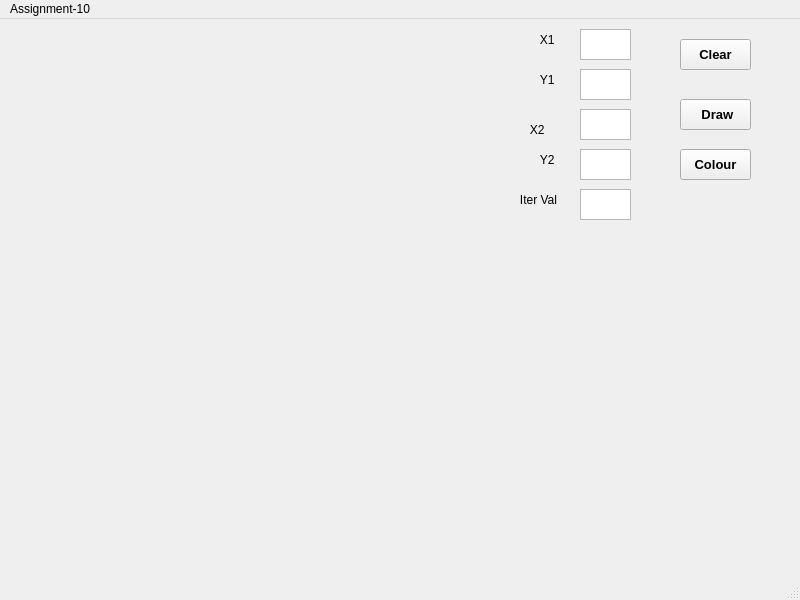
<?xml version="1.0" encoding="UTF-8"?>
<ui version="4.0">
 <class>MainWindow</class>
 <widget class="QMainWindow" name="MainWindow">
  <property name="geometry">
   <rect>
    <x>0</x>
    <y>0</y>
    <width>800</width>
    <height>600</height>
   </rect>
  </property>
  <property name="sizePolicy">
   <sizepolicy hsizetype="Expanding" vsizetype="Expanding">
    <horstretch>0</horstretch>
    <verstretch>0</verstretch>
   </sizepolicy>
  </property>
  <property name="windowTitle">
   <string>MainWindow</string>
  </property>
  <property name="styleSheet">
   <string notr="true">color: rgb(0, 0, 0);</string>
  </property>
  <widget class="QWidget" name="centralwidget">
   <widget class="QLabel" name="label">
    <property name="geometry">
     <rect>
      <x>0</x>
      <y>0</y>
      <width>500</width>
      <height>500</height>
     </rect>
    </property>
    <property name="styleSheet">
     <string>color: rgb(0, 0,0);</string>
    </property>
    <property name="text">
     <string/>
    </property>
   </widget>
   <widget class="QTextEdit" name="textEdit">
    <property name="geometry">
     <rect>
      <x>580</x>
      <y>10</y>
      <width>51</width>
      <height>31</height>
     </rect>
    </property>
    <property name="styleSheet">
     <string>color: rgb(0, 0,0);</string>
    </property>
   </widget>
   <widget class="QTextEdit" name="textEdit_2">
    <property name="geometry">
     <rect>
      <x>580</x>
      <y>50</y>
      <width>51</width>
      <height>31</height>
     </rect>
    </property>
    <property name="styleSheet">
     <string>color: rgb(0, 0,0);</string>
    </property>
   </widget>
   <widget class="QLabel" name="label_2">
    <property name="geometry">
     <rect>
      <x>530</x>
      <y>10</y>
      <width>31</width>
      <height>21</height>
     </rect>
    </property>
    <property name="styleSheet">
     <string notr="true">color: rgb(0, 0,0);</string>
    </property>
    <property name="text">
     <string>   X1</string>
    </property>
   </widget>
   <widget class="QLabel" name="label_3">
    <property name="geometry">
     <rect>
      <x>530</x>
      <y>50</y>
      <width>31</width>
      <height>21</height>
     </rect>
    </property>
    <property name="styleSheet">
     <string notr="true">color: rgb(0, 0,0);</string>
    </property>
    <property name="text">
     <string>   Y1</string>
    </property>
   </widget>
   <widget class="QTextEdit" name="textEdit_3">
    <property name="geometry">
     <rect>
      <x>580</x>
      <y>90</y>
      <width>51</width>
      <height>31</height>
     </rect>
    </property>
    <property name="styleSheet">
     <string>color: rgb(0, 0,0);</string>
    </property>
   </widget>
   <widget class="QTextEdit" name="textEdit_4">
    <property name="geometry">
     <rect>
      <x>580</x>
      <y>130</y>
      <width>51</width>
      <height>31</height>
     </rect>
    </property>
    <property name="styleSheet">
     <string>color: rgb(0, 0,0);</string>
    </property>
   </widget>
   <widget class="QLabel" name="label_4">
    <property name="geometry">
     <rect>
      <x>520</x>
      <y>100</y>
      <width>31</width>
      <height>21</height>
     </rect>
    </property>
    <property name="styleSheet">
     <string notr="true">color: rgb(0, 0,0);</string>
    </property>
    <property name="text">
     <string>   X2</string>
    </property>
   </widget>
   <widget class="QLabel" name="label_5">
    <property name="geometry">
     <rect>
      <x>530</x>
      <y>130</y>
      <width>31</width>
      <height>21</height>
     </rect>
    </property>
    <property name="styleSheet">
     <string notr="true">color: rgb(0, 0,0);</string>
    </property>
    <property name="text">
     <string>   Y2</string>
    </property>
   </widget>
   <widget class="QLabel" name="label_6">
    <property name="geometry">
     <rect>
      <x>510</x>
      <y>170</y>
      <width>61</width>
      <height>21</height>
     </rect>
    </property>
    <property name="styleSheet">
     <string notr="true">color: rgb(0, 0,0);</string>
    </property>
    <property name="text">
     <string>   Iter Val</string>
    </property>
   </widget>
   <widget class="QPushButton" name="pushButton">
    <property name="geometry">
     <rect>
      <x>680</x>
      <y>20</y>
      <width>71</width>
      <height>31</height>
     </rect>
    </property>
    <property name="sizePolicy">
     <sizepolicy hsizetype="Preferred" vsizetype="Preferred">
      <horstretch>0</horstretch>
      <verstretch>0</verstretch>
     </sizepolicy>
    </property>
    <property name="font">
     <font>
      <pointsize>10</pointsize>
      <weight>75</weight>
      <bold>true</bold>
     </font>
    </property>
    <property name="styleSheet">
     <string notr="true">color: rgb(0, 0,0);</string>
    </property>
    <property name="text">
     <string>Clear</string>
    </property>
   </widget>
   <widget class="QPushButton" name="pushButton_2">
    <property name="geometry">
     <rect>
      <x>680</x>
      <y>80</y>
      <width>71</width>
      <height>31</height>
     </rect>
    </property>
    <property name="sizePolicy">
     <sizepolicy hsizetype="Preferred" vsizetype="Preferred">
      <horstretch>0</horstretch>
      <verstretch>0</verstretch>
     </sizepolicy>
    </property>
    <property name="font">
     <font>
      <pointsize>10</pointsize>
      <weight>75</weight>
      <bold>true</bold>
     </font>
    </property>
    <property name="styleSheet">
     <string notr="true">color: rgb(0, 0,0);</string>
    </property>
    <property name="text">
     <string> Draw</string>
    </property>
   </widget>
   <widget class="QTextEdit" name="textEdit_5">
    <property name="geometry">
     <rect>
      <x>580</x>
      <y>170</y>
      <width>51</width>
      <height>31</height>
     </rect>
    </property>
    <property name="styleSheet">
     <string>color: rgb(0, 0,0);</string>
    </property>
   </widget>
   <widget class="QPushButton" name="pushButton_3">
    <property name="geometry">
     <rect>
      <x>680</x>
      <y>130</y>
      <width>71</width>
      <height>31</height>
     </rect>
    </property>
    <property name="sizePolicy">
     <sizepolicy hsizetype="Preferred" vsizetype="Preferred">
      <horstretch>0</horstretch>
      <verstretch>0</verstretch>
     </sizepolicy>
    </property>
    <property name="font">
     <font>
      <pointsize>10</pointsize>
      <weight>75</weight>
      <bold>true</bold>
     </font>
    </property>
    <property name="styleSheet">
     <string notr="true">color: rgb(0, 0,0);</string>
    </property>
    <property name="text">
     <string>Colour</string>
    </property>
   </widget>
  </widget>
  <widget class="QMenuBar" name="menubar">
   <property name="geometry">
    <rect>
     <x>0</x>
     <y>0</y>
     <width>800</width>
     <height>25</height>
    </rect>
   </property>
   <widget class="QMenu" name="menuAssignment_10">
    <property name="title">
     <string>Assignment-10</string>
    </property>
   </widget>
   <addaction name="menuAssignment_10"/>
  </widget>
  <widget class="QStatusBar" name="statusbar"/>
 </widget>
 <resources/>
 <connections/>
</ui>
